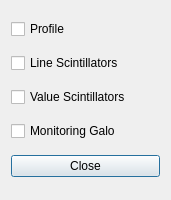
<?xml version="1.0" encoding="UTF-8"?>
<ui version="4.0">
 <class>ViewGraphicsDialog</class>
 <widget class="QDialog" name="ViewGraphicsDialog">
  <property name="geometry">
   <rect>
    <x>0</x>
    <y>0</y>
    <width>171</width>
    <height>200</height>
   </rect>
  </property>
  <property name="minimumSize">
   <size>
    <width>140</width>
    <height>200</height>
   </size>
  </property>
  <property name="windowTitle">
   <string>Edit plots</string>
  </property>
  <layout class="QVBoxLayout" name="verticalLayout">
   <item>
    <widget class="QCheckBox" name="checkBoxProfile">
     <property name="text">
      <string>Profile</string>
     </property>
    </widget>
   </item>
   <item>
    <widget class="QCheckBox" name="checkBoxLineScintillators">
     <property name="text">
      <string>Line Scintillators</string>
     </property>
    </widget>
   </item>
   <item>
    <widget class="QCheckBox" name="checkBoxValueScintillators">
     <property name="text">
      <string>Value Scintillators</string>
     </property>
    </widget>
   </item>
   <item>
    <widget class="QCheckBox" name="checkBoxMonitoringGalo">
     <property name="text">
      <string>Monitoring Galo</string>
     </property>
    </widget>
   </item>
   <item>
    <widget class="QPushButton" name="pushButtonClose">
     <property name="text">
      <string>Close</string>
     </property>
    </widget>
   </item>
  </layout>
 </widget>
 <resources/>
 <connections/>
</ui>
